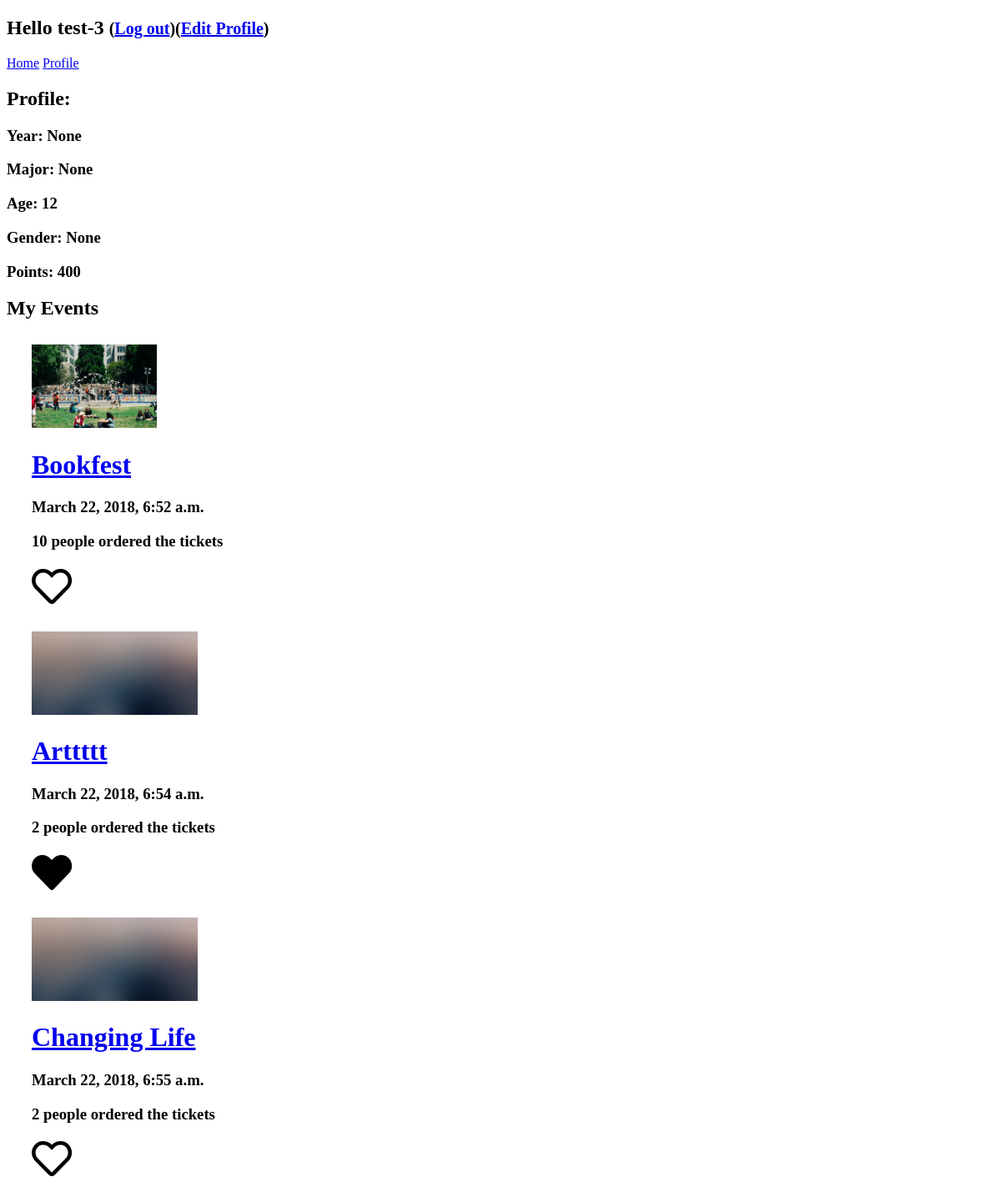
/user/ (signed in), run on an earlier commit of the app's database.
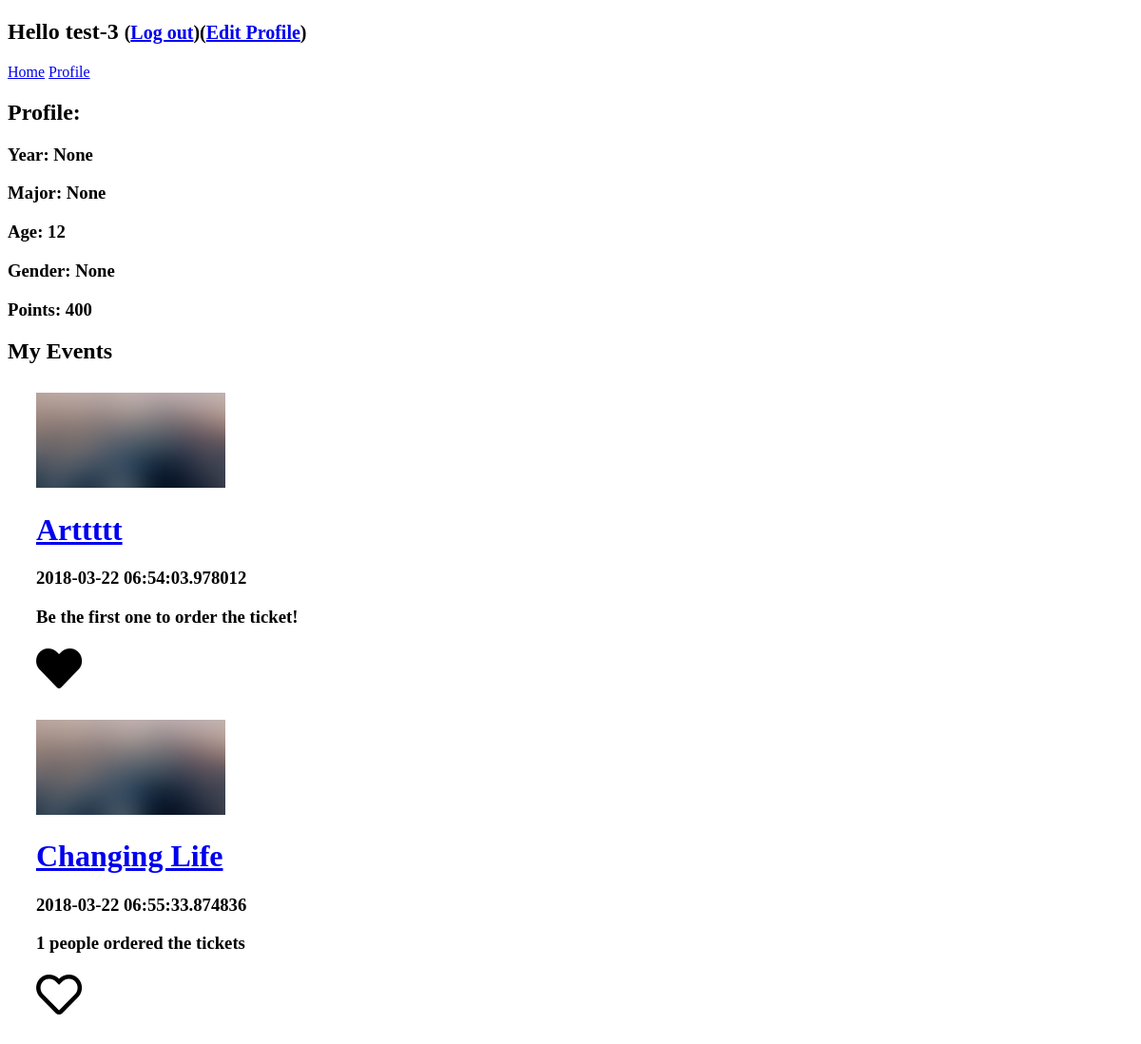
And on a later commit of the database.
### aC_bookfest/models.py (models this page shows)
class Event(models.Model):
    Title = models.CharField(max_length=255, blank=True)
    Type = models.CharField(max_length=100)
    Website = models.CharField(max_length=255, blank=True)
    Organizer = models.CharField(max_length=100)
    Location = models.CharField(max_length=255, blank=True)
    Time = models.CharField(max_length=100)
    Description = models.TextField(max_length=10000, blank=True)
    OfferType = models.CharField(max_length=100, blank=True)
    Max_order = models.IntegerField(null=False)
    Picture = models.FileField(upload_to=event_pic_path,null=True,default='settings.MEDIA_ROOT/default.jpg')

### aC_bookfest/views.py (the view)
# urls.py: url(r'^user/$', views.UserView, name='user'),
def UserView(request):
    events = request.user.profile.favorites.all().union(request.user.profile.orders.all())
    return render(request, 'user/user.html', { 'events': events
    })

### aC_bookfest/templates/user/user.html
{% extends 'base.html' %}
{% block content %}
	<h2>Profile:</h2>
    <h3>Year: {{ user.profile.year }}</h3>
    <h3>Major: {{ user.profile.major }}</h3>
    <h3>Age: {{ user.profile.age }}</h3>
    <h3>Gender: {{ user.profile.gender }}</h3>
    <h3>Points: {{ user.profile.points }}</h3>
    <h2>My Events</h2>
    {% with user.profile.favorites.all as favorites %}
		{% for event in events %}
	        <div class="post" style="margin: 30px">
	            {% if event.Picture.url %}
	                <img src="{{ event.Picture.url }}" alt="{{ event.Title }}" style="height: 100px"/>
	            {% endif %}
	            <h1><a href="{% url 'event_detail' pk=event.pk %}">{{ event.Title }}</a></h1>
	            <h3>{{ event.Time }}</h3>
	            {% if event.orders.count > 0 %}
	                <h3>{{ event.orders.count }} people ordered the tickets</h3>
	            {% else %}
	                <h3>Be the first one to order the ticket!</h3>
	            {% endif %}
	            {% if event in favorites %}
	                <i class="fas fa-heart fa-3x" onclick="f(event)" data-href="{% url 'event_favorite' pk=event.pk %}"></i>
	            {% else %}
	                <i class="far fa-heart fa-3x" onclick="f(event)" data-href="{% url 'event_favorite' pk=event.pk %}"></i>
	            {% endif %}
	        </div>
	    {% empty %}
			<li>Sorry, no events in this list.</li>
	    {% endfor %}
    {% endwith %}
{% endblock%}

What changed in the data, as far as the page shows it:
no longer on this page (row edited): Event: Picture (picture), Title "Bookfest", Time "March 22, 2018, 6:52 a.m.", orders.count "10"
changed Event "Arttttt": Time "March 22, 2018, 6:54 a.m." → "2018-03-22 06:54:03.978012"; orders.count "2" → (not shown); text "people ordered the tickets" → "Be the first one to order the ticket!"
changed Event "Changing Life": Time "March 22, 2018, 6:55 a.m." → "2018-03-22 06:55:33.874836"; orders.count "2" → "1"
